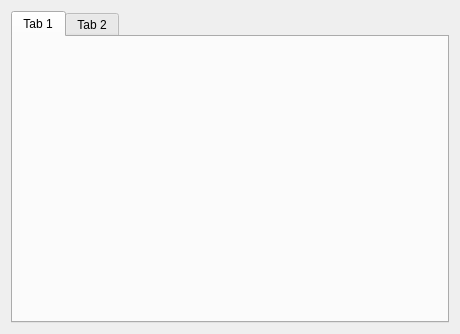
<?xml version="1.0" encoding="UTF-8"?>
<ui version="4.0">
 <class>MainWidget</class>
 <widget class="QWidget" name="MainWidget">
  <property name="geometry">
   <rect>
    <x>0</x>
    <y>0</y>
    <width>460</width>
    <height>334</height>
   </rect>
  </property>
  <property name="windowTitle">
   <string>MainWidget</string>
  </property>
  <layout class="QVBoxLayout" name="verticalLayout">
   <item>
    <widget class="QTabWidget" name="pTabWidget">
     <widget class="QWidget" name="pTab1">
      <attribute name="title">
       <string>Tab 1</string>
      </attribute>
     </widget>
     <widget class="QWidget" name="pTab2">
      <attribute name="title">
       <string>Tab 2</string>
      </attribute>
     </widget>
    </widget>
   </item>
  </layout>
 </widget>
 <resources/>
 <connections/>
</ui>
